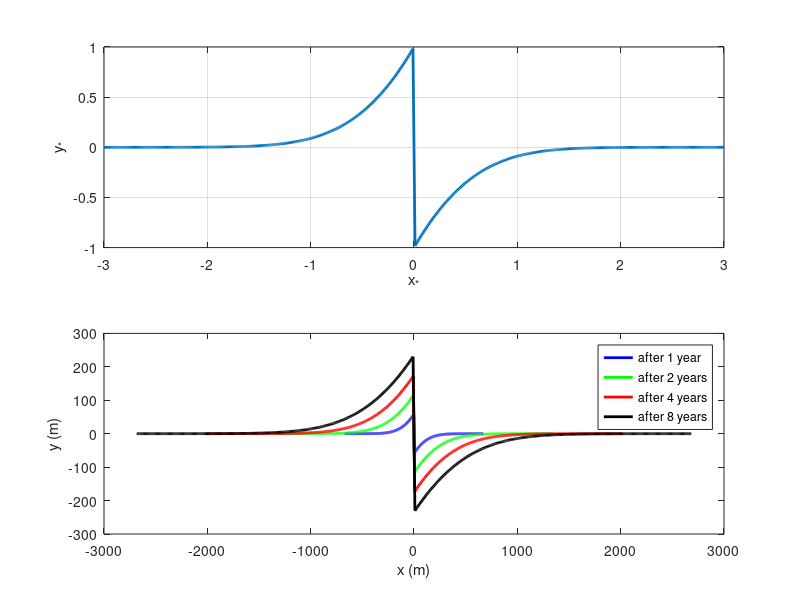
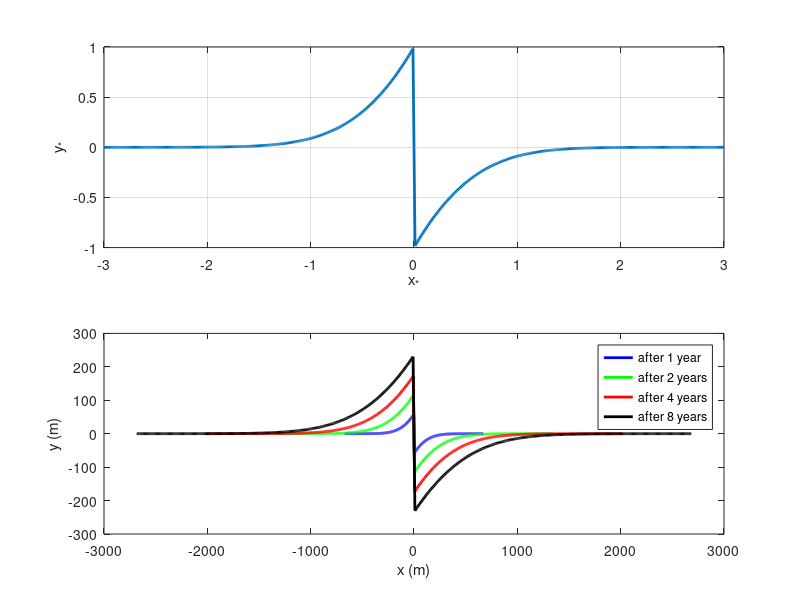

The MATLAB source for these figures, in order:
phiwave=20*pi/180;
dx=100;
sx=500000;S=sx*phiwave
d=10;

x1=-3:0.01:3
u1=abs(x1)
theta=1-erf(u1);
 y1=-(exp(-u1.^2)-u1.*theta*sqrt(pi)).*sign(x1);
 figure(2);
 subplot(211)
 plot(x1,y1,'linewidth',2);axis([-3 3 -1 1]);
 xlabel('x_{*}');ylabel('y_{*}');grid
a=sx/d;
subplot(212)
c=['b','g','r','k']
for i=1:4
    t=i^2;
    x=x1*sqrt(a*t)
    y=y1*sqrt(a*t/sqrt(pi))*phiwave
    plot(x,y,c(i),'linewidth',2);axis([-3000 3000 -300 300]); hold on
end
xlabel('x (m)');ylabel('y (m)');legend('after 1 year','after 2 years','after 4 years','after 8 years')
print('-depsc','pelnardgroin.eps')
print('-dpng','pelnardgroin.png')
